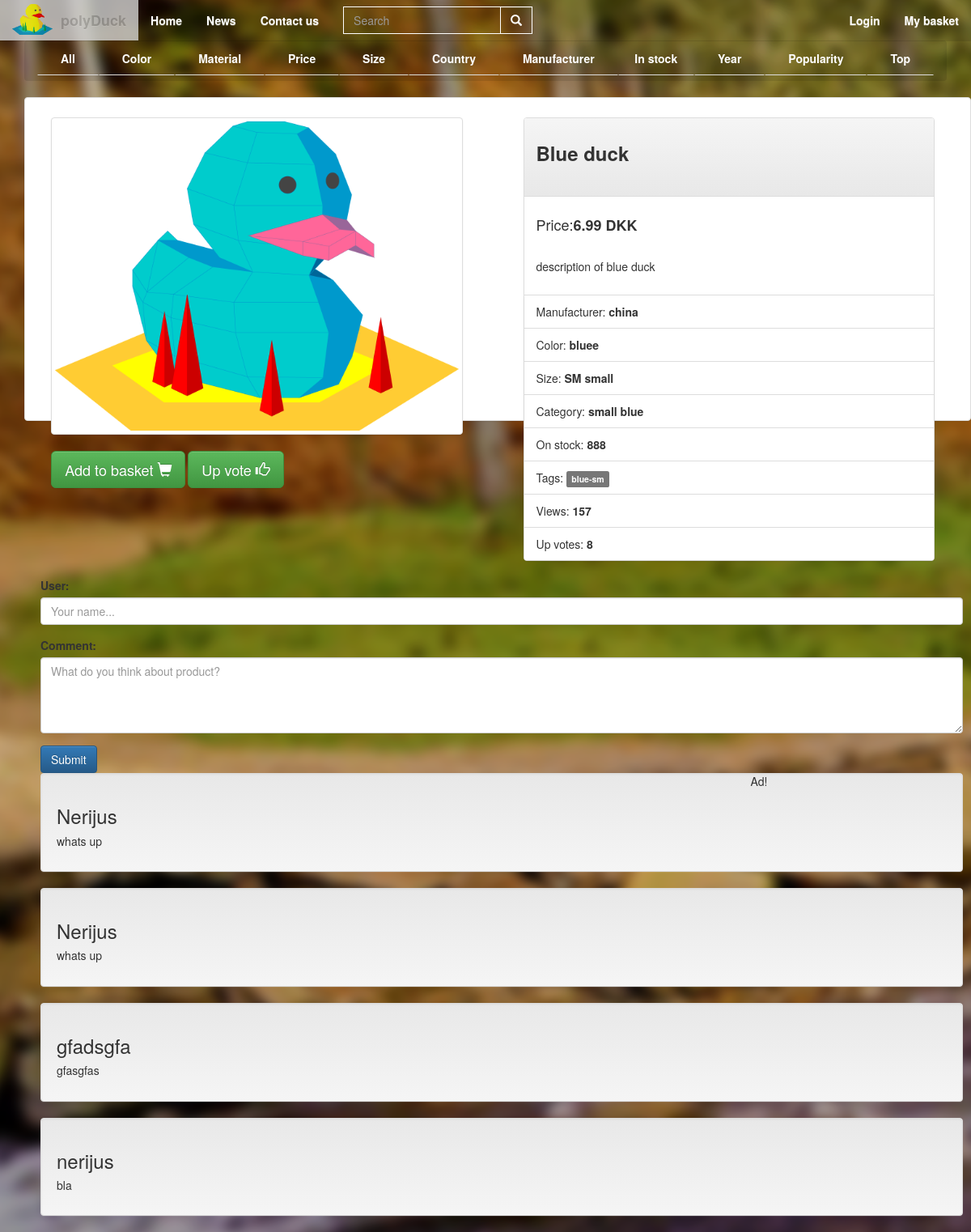
The page /index.php?product=     Blue duck on the database its author committed.
### tables this page shows
CREATE TABLE `products` (
  `Product_ID` int(20) NOT NULL,
  `name` varchar(50) NOT NULL,
  `price` float NOT NULL,
  `description` varchar(255) NOT NULL,
  `color` varchar(20) NOT NULL,
  `size` varchar(15) NOT NULL,
  `category` varchar(20) NOT NULL,
  `images` varchar(255) NOT NULL,
  `stock` int(255) NOT NULL,
  `tags` varchar(50) NOT NULL,
  `manufacture` varchar(100) NOT NULL,
  `views` int(15) DEFAULT NULL,
  `upVote` int(15) DEFAULT NULL
);

CREATE TABLE `social_pages` (
  `Product_ID` int(20) NOT NULL,
  `Likes` int(15) NOT NULL,
  `Comments` text NOT NULL,
  `name` varchar(50) NOT NULL,
  `comment_id` int(11) NOT NULL
);

### model/Model.php (called while the page is built, shortened)
<?php
include_once ("model/Database.php");
 class Model {
        function Connect(){
         $db = require('model/conn.php');
         $connection = new Database($db);
         return $connection;
     }
	    public function getProductList()
	{
        $proData = $this->Connect()->getQuery("SELECT * FROM products LIMIT 16");
            return $proData;
        }
	    public function getProduct($name)
	{
		$allProducts = $this->getProductList();
         if (mysqli_num_rows($allProducts) > 0) {
             $pro = $this->Connect()->getQuery("SELECT `views` FROM products WHERE `name`  = '{$name}' LIMIT 1");
            $view = mysqli_fetch_array($pro);
            $viewValue =  $view['views'] + 1;
             $proData = $this->Connect()->getQuery("SELECT `name`,`price`,`description`,`color`,`size`,`category`,`images`,`stock`,`tags`,`manufacture`,`views`,`upVote`,`Product_ID` FROM products WHERE `name`  = '{$name}' LIMIT 1");
             return $proData;
         }
	}
}

### model/Database.php (called while the page is built, shortened)
<?php
class Database
{
    protected $conn;
    public function __construct(mysqli $conn){
        $this->conn = $conn;
    }
    public function getConnection(){
    return $this->conn;
    }
    public function getQuery($query){
        $getData = $this->getConnection()->query($query);
        return $getData;
    }
}

### view/viewproduct.php (the view, shortened to what this page needs)
<?php
	$product = mysqli_fetch_array($productSelected);
?>
<div class="item thumbnail container" xmlns="http://www.w3.org/1999/html">
		<div class="row">
			<div class="col-md-6">
				<div class="itemImageFrame">
					<img class="itemPictureBig thumbnail" src="<?php echo $product['images']; ?>"><br />
					<div class="btn-group productControl text-center">
						<form method="get">
						<button id="cart" name="add_to_cart" type="button" class="btn-lg btn btn-success">Add to basket <span class="glyphicon glyphicon-shopping-cart" aria-hidden="true"></button>
						<button id="up" type="button" class="btn-lg btn btn-success">Up vote <span class="glyphicon glyphicon-thumbs-up" aria-hidden="true"></span></button>
						</form>
					</div>
				</div>
			</div>
			<div class="col-md-6">
				<div class="itemInformation pull-right">
<div class="panel panel-default">
  	<div class="panel-heading"><h3><strong><?php echo $product['name']; ?></strong></h3><br/>
  	</div>
  		<div class="panel-body">
  			<h4>Price:<strong><?php echo $product['price']; ?> DKK</strong></h4><br/>
					<p><?php echo $product['description']; ?></p>
		</div>
  				<ul class="list-group">
    <li class="list-group-item">Manufacturer:<strong><?php echo $product['manufacture']; ?></strong></li>
    <li class="list-group-item">Color:<strong> <?php echo $product['color']; ?></strong></li>
    <li class="list-group-item">Size:<strong> <?php echo $product['size']; ?></strong></li>
    <li class="list-group-item">Category:<strong> <?php echo $product['category']; ?></strong></li>
    <li class="list-group-item">On stock:<strong> <?php echo $product['stock']; ?></strong></li>
    <li class="list-group-item">Tags:<strong class="tags"> <?php
			$tags =  explode( " ",$product['tags']);
			foreach($tags as $tag){
				echo '<span class="label label-default">' . $tag . '</span> ';
			}
			?></strong></li>
	<li class="list-group-item">Views:<strong> <?php echo $product['views']; ?></strong></li>
	<li class="list-group-item">Up votes:<strong> <?php echo $product['upVote']; ?></strong></li>
				</ul>
		</div>
  </div>
  </div>
				</div>
	<div class="row">
		<div class="col-md-12">
			<div id="postNew" class="container">
				<form method="post">
					<div class="form-group">
						<label for="userNameInput">User:</label>
						<?php
						if(isset($_SESSION['username'])  || isset($_SESSION['tempname'])) {
							echo '<input type="text" id="userNameInput" disabled="disabled" class="form-control" name="postName" required value="' . $_SESSION['username'] . '">';
						}
						else {
							echo '<input type="text" id="userNameInput" class="form-control" placeholder="Your name..." name="postName" required value="">';
						}
						?>
					</div>
					<div class="form-group">
						<label for="userComment">Comment:</label>
						<textarea class="form-control" id="userComment" rows="4" name="comment" placeholder="What do you think about product?"></textarea>
					</div>
					<input type="submit" class="btn btn-primary" name="submit_comment">
				</form>
			</div>
		</div>
	</div>
	<div class="row">
		<div class="col-md-9">
			<div id="commentSection" class="container">
				<div id="echo">
					<?php include_once 'controller/comments.php'; ?>
				</div>
			</div>
		</div>
		<div class="col-md-3">
			Ad!
		</div>
	</div>
</div>

### controller/comments.php
<?php
if (isset($_SESSION['LOC'][1])) {
    $q = $_SESSION['LOC'][1];
    $result = Connect()->getQuery("SELECT * FROM social_pages WHERE Product_ID='" . $q . "'");
    $output = '';
    if(mysqli_num_rows($result) > 0)
    {
        $output .= '';
        while($comment = mysqli_fetch_array($result)){
            $output .=	'
        <div class="well">
           <h3>'. $comment['name'] .'</h3>
           <h5>'. $comment['Comments'] .'</h5>
        </div>
			';
        }
        echo $output;
    }
    else
    {
        echo '<div class="notFound jumbotron">
                <div class="container">
                    <h2>be the first one to comment</h2>
                </div>
            </div>';
    }
}

### view/sass/main.css (style rules this page uses)
body { overflow-x: hidden; padding-top: 50px; background-color: black; }
.item { margin-top: 20px; }
.item .itemImageFrame { width: 90%; height: auto; margin: 20px auto; }
.item .itemImageFrame .itemPictureBig { margin: auto; position: static !important; width: 100% !important; height: auto !important; }
.item .itemInformation { float: left; width: 90%; height: auto; margin-right: 40px; }
.item .itemInformation .panel { margin-top: 20px; }
.item { margin-top: 0; height: 50vh !important; }

### rows shown on the page
products: images (picture), name "Blue duck", price "6.99", description "description of blue duck", manufacture "china", color "bluee", size "SM small", category "small blue", stock "888", tags "blue-sm", views "157", upVote "8"
social_pages: name "Nerijus", Comments "whats up"
social_pages: name "Nerijus", Comments "whats up"
social_pages: name "gfadsgfa", Comments "gfasgfas"
social_pages: name "nerijus", Comments "bla"
